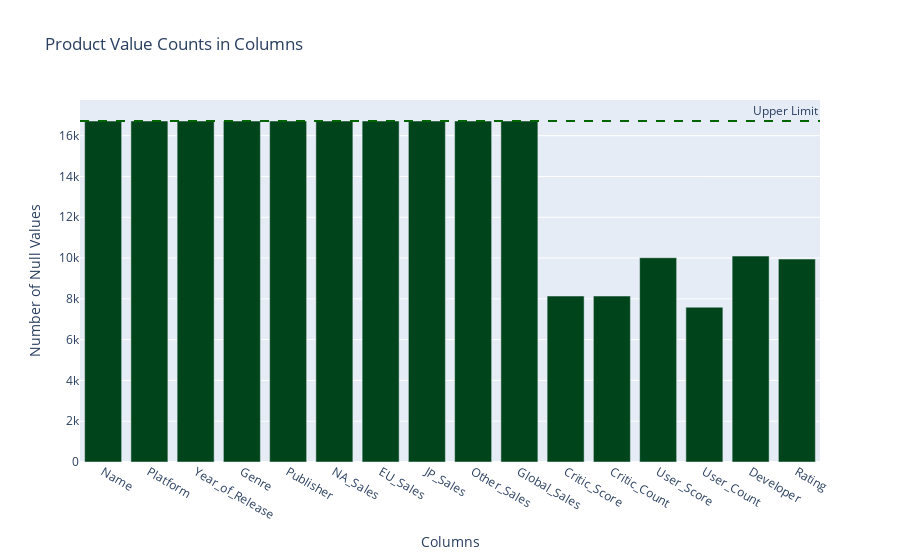

Notebook source saved alongside this figure:
### Markdown cell above
##

### Code cell
import plotly.express as px
# Convert the PySpark DataFrame to Pandas DataFrame and transpose it
not_null_counts_pandas = not_null_counts.toPandas().transpose()

# Create the bar plot using Plotly
fig = go.Figure()

# Adding bar traces for each column in the transposed DataFrame
for column in not_null_counts_pandas.columns:
    fig.add_trace(go.Bar(
        x=not_null_counts_pandas.index,
        y=not_null_counts_pandas[column],
        name=column
    ))

# Customizing the layout
fig.update_layout(
    barmode='stack',
    title="Product Value Counts in Columns",
    xaxis_title="Columns",
    yaxis_title="Number of Null Values",
    template='plotly',
    showlegend=False,
    colorway=px.colors.sequential.Greens_r
)

# Adding the upper limit line
upper_limit = df_raw_data.count()
fig.add_hline(y=upper_limit, line_dash="dash", line_color="darkgreen", annotation_text="Upper Limit", annotation_position="top right")

# Show the plot
fig.show()

### Figure 1 — Plotly figure (JSON) as saved in the notebook; plotly's stock layout.template omitted (floating-point values rounded to 4 significant figures)
{"data": [{"name": "0", "type": "bar", "x": ["Name", "Platform", "Year_of_Release", "Genre", "Publisher", "NA_Sales", "EU_Sales", "JP_Sales", "Other_Sales", "Global_Sales", "Critic_Score", "Critic_Count", "User_Score", "User_Count", "Developer", "Rating"], "y": [16717, 16719, 16719, 16717, 16719, 16719, 16719, 16719, 16719, 16719, 8137, 8137, 10015, 7590, 10096, 9950]}], "layout": {"annotations": [{"showarrow": false, "text": "Upper Limit", "x": 1, "xanchor": "right", "xref": "x domain", "y": 16719, "yanchor": "bottom", "yref": "y"}], "barmode": "stack", "colorway": ["rgb(0,68,27)", "rgb(0,109,44)", "rgb(35,139,69)", "rgb(65,171,93)", "rgb(116,196,118)", "rgb(161,217,155)", "rgb(199,233,192)", "rgb(229,245,224)", "rgb(247,252,245)"], "shapes": [{"line": {"color": "darkgreen", "dash": "dash"}, "type": "line", "x0": 0, "x1": 1, "xref": "x domain", "y0": 16719, "y1": 16719, "yref": "y"}], "showlegend": false, "title": {"text": "Product Value Counts in Columns"}, "xaxis": {"title": {"text": "Columns"}}, "yaxis": {"title": {"text": "Number of Null Values"}}}}
